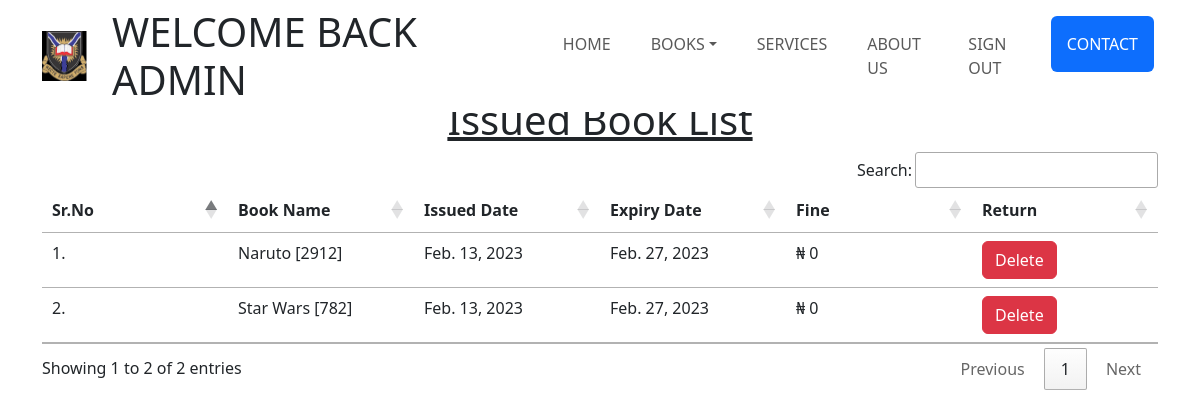
Screenshot of /view_issued/ (signed in) with the database file from the repository.
### core/models.py (models this page shows)
class IssuedBook(models.Model):
    student_id = models.ForeignKey(User,on_delete=models.CASCADE,related_name='student')
    book_id = models.ForeignKey(Book,on_delete=models.CASCADE,related_name='book')
    issued_date = models.DateField(auto_now=True)
    expiry_date = models.DateField(default=expiry)
    fine = models.IntegerField(default=0,blank=True)

class Book(models.Model):
    title = models.CharField(max_length=255)
    author = models.CharField(max_length=150)
    isbn = models.PositiveIntegerField()
    category = models.ManyToManyField(Categories,related_name='categories')
    def __str__(self):
        return str(self.title) + " ["+str(self.isbn)+']'

### core/views.py (the view)
# urls.py: path('view_issued/',view_issued_books,name='view_issued'),
@login_required(login_url='sign_in')
def view_issued_books(request):
    books = IssuedBook.objects.filter(student_id = request.user)
    context = {'books':books}
    return render(request,'core/view_issued.html',context)

### core/templates/core/view_issued.html (shortened to what this page needs)
{% extends 'base.html' %}
{% load static %}
 {% block content %}
 <div class="container pt-5">
    <h1 class="text-center"><u>Issued Book List</u></h1>
    <table class="table table-hover" style="table-layout: fixed; white-space: normal;" id="example">
        <thead>
            <tr>
                <th>Sr.No</th>
                <th class="text-wrap">Book Name</th>
                <th>Issued Date</th>
                <th>Expiry Date</th>
                <th>Fine</th>
                <th>Return</th>
            </tr>
        </thead>
        <tbody>
            {% for book in books.all %}
            <tr>
                <td>{{forloop.counter}}.</td>
                <td>{{book.book_id}}</td>
                <td>{{book.issued_date}}</td>
                <td>{{book.expiry_date}}</td>
                <td> &#8358 {{book.fine}}</td>
                <td class=""><a href="{% url 'delete_to_issue' book.id %}" class="btn btn-danger" onclick="return confirm('Are you sure you want to delete this book?')">Delete</a></td>
            </tr>
            {% endfor %}
        </tbody>
    </table>
    </div>
 {% endblock %}

### templates/base.html (shortened to what this page needs)
{% load static %}
<!DOCTYPE html>
<html lang="en">
  <head>
    <link rel="stylesheet" href="{% static 'style.css' %}" />
    <link
      href="https://cdn.jsdelivr.net/npm/bootstrap@5.3.0-alpha1/dist/css/bootstrap.min.css"
      rel="stylesheet"
    />
    <link rel="stylesheet" href="https://cdnjs.cloudflare.com/ajax/libs/font-awesome/4.7.0/css/font-awesome.min.css">
    <link
      rel="stylesheet"
      href="https://cdn.jsdelivr.net/npm/bootstrap-icons@1.10.3/font/bootstrap-icons.css"
    />
    <link
      rel="stylesheet"
      href="https://cdn.datatables.net/1.10.25/css/jquery.dataTables.min.css"
    />
    <link
      rel="stylesheet"
      href="https://cdn.datatables.net/buttons/1.7.1/css/buttons.dataTables.min.css"
    />
  </head>
  <body>
    <div class="mb-5">
      <nav
        class="navbar navbar-expand-lg bg-white text-uppercase fixed-top"
        id="mainNav"
      >
        <div class="container">
          <a class="navbar-brand" href="#page-top">
            <img
              src="{% static 'images/UI_logo.png'%}"
              alt="UI Logo"
              height="50px"
              width="50px"
            />
          </a>
          {% if user.is_authenticated %}
          <div class="nav-item mx-0 mx-lg-1 text-decoration-none display-6">
            Welcome Back {{user.first_name}}
        </div>
          {% endif %}
          <div class="collapse navbar-collapse" id="navbarResponsive">
            <ul class="navbar-nav ms-auto">
              <li class="nav-item mx-0 mx-lg-1">
                <a
                  class="nav-link py-3 px-0 px-lg-3 rounded"
                  href="{% url 'home' %}"
                  >Home</a
                >
              </li>
              <li class="nav-item mx-0 mx-lg-1 dropdown">
                <a
                  class="nav-link py-3 px-0 px-lg-3 rounded dropdown-toggle"
                  href="#contact"
                  data-bs-toggle="dropdown"
                  aria-expanded="false"
                  >Books</a
                >
              </li>
              <li class="nav-item mx-0 mx-lg-1">
                <a class="nav-link py-3 px-0 px-lg-3 rounded" href="#portfolio"
                  >Services</a
                >
              </li>
              <li class="nav-item mx-0 mx-lg-1">
                <a class="nav-link py-3 px-0 px-lg-3 rounded" href="{% url 'about' %}"
                  >About Us</a
                >
              </li>
              {% if user.is_authenticated %}
              <li class="nav-item mx-0 mx-lg-1">
                <a class="nav-link py-3 px-0 px-lg-3 rounded" href="{% url 'sign_out'%}"
                  >Sign Out</a
                >
              </li>
              {% endif %}
              <li class="nav-item mx-0 mx-lg-1">
                <a
                  class="nav-link py-3 px-0 px-lg-3 rounded btn btn-primary bg-primary text-white"
                  href="#contact"
                  >Contact</a
                >
              </li>
            </ul>
          </div>
        </div>
      </nav>
    </div>
    {% block content %} {% endblock content %}
  </body>
</html>

### static/style.css (style rules this page uses)
.nav-item { position: relative; }
.nav-item::before { content: ''; position: absolute; bottom: -2px; left: 0; width: 0%; height: 2px; background-color: #007bff; transition: all 0.2s ease-in-out; }
.nav-item::after { content: ''; position: absolute; bottom: -2px; right: 0; width: 0%; height: 2px; background-color: #007bff; transition: all 0.2s ease-in-out; }

### rows the page displays
IssuedBook: book_id "Naruto [2912]", issued_date "Feb. 13, 2023", expiry_date "Feb. 27, 2023", fine "0"
IssuedBook: book_id "Star Wars [782]", issued_date "Feb. 13, 2023", expiry_date "Feb. 27, 2023", fine "0"

### other values shown
{{ user.first_name }} "ADMIN"
